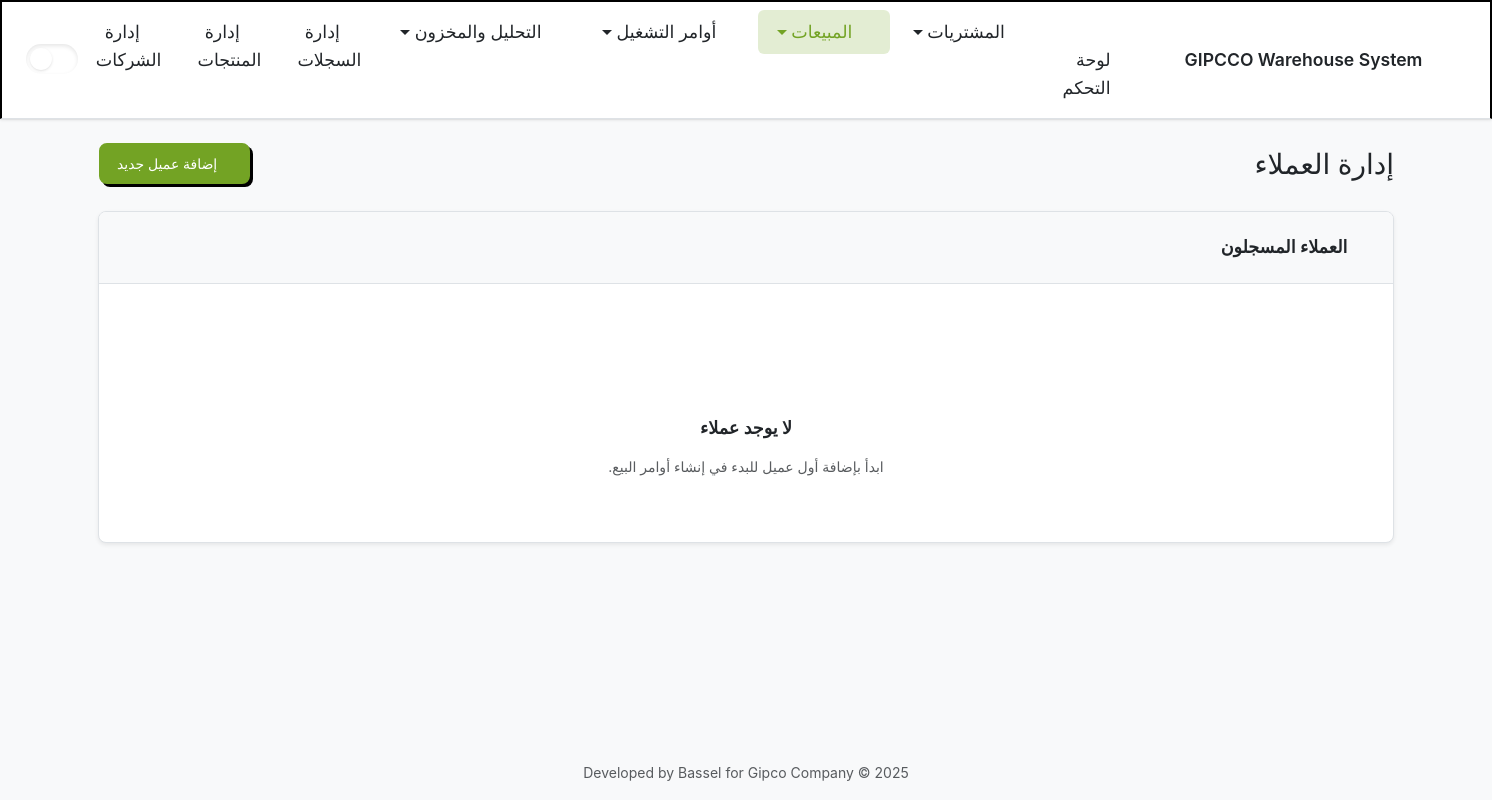
Before: /customers/ with the older database file.
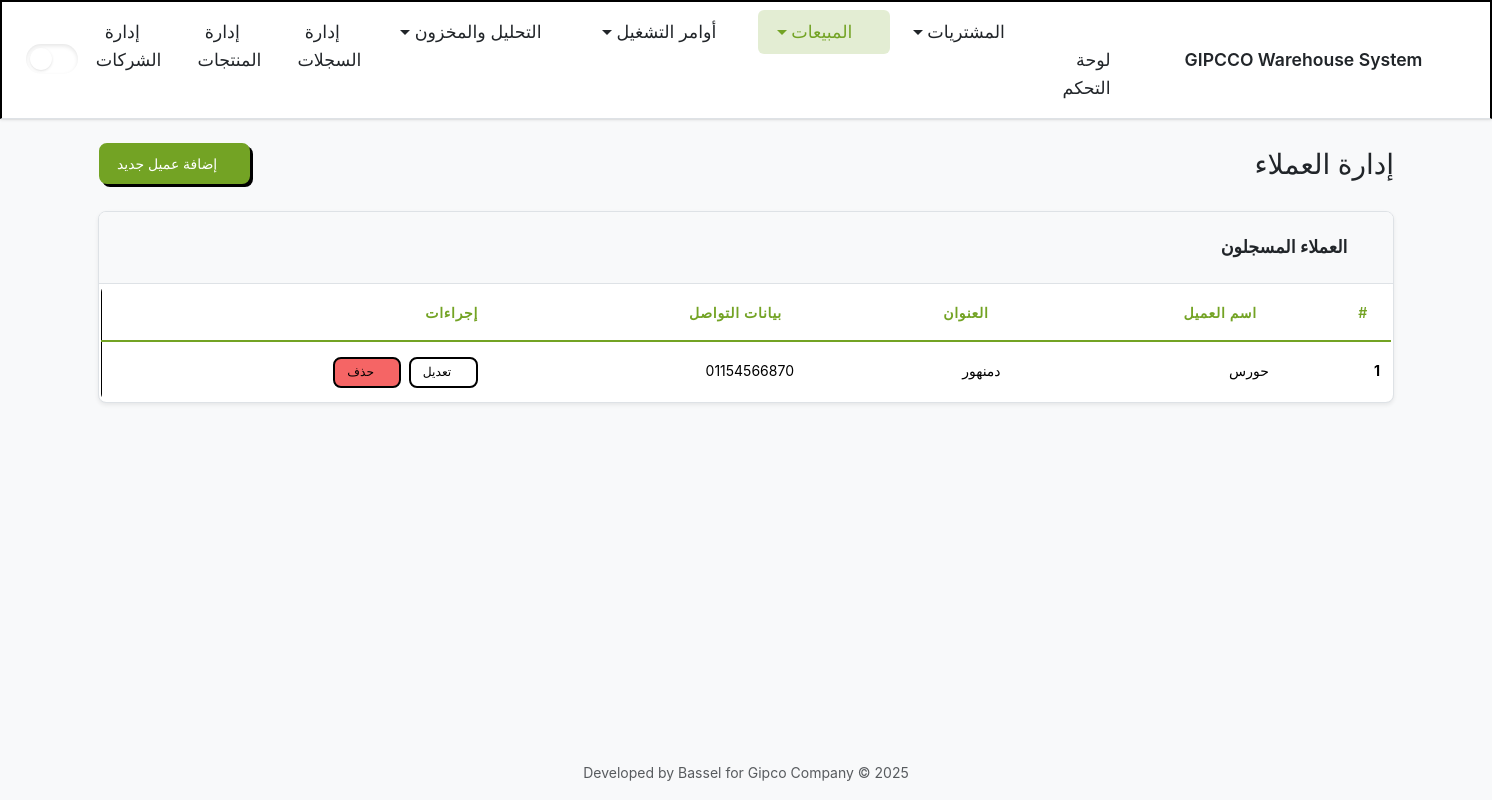
After: the same page with the newer database file.
### inventory/models.py (models this page shows, shortened)
class Customer(models.Model):
    name = models.CharField(max_length=255, unique=True, verbose_name=_("Customer Name"))
    address = models.TextField(blank=True, null=True, verbose_name=_("Address"))
    contact_info = models.TextField(blank=True, null=True, verbose_name=_("Contact Info"))
    class Meta:
        db_table = 'customers'
        verbose_name = _("Customer")
        verbose_name_plural = _("Customers")
        ordering = ['name']

### inventory/views/sales.py (the view, shortened to what this page needs)
# urls.py: path('customers/', customers, name='customers'),
def customers(request: HttpRequest) -> HttpResponse:
    context = {
        'active_page': 'sales',
        'customers': Customer.objects.all(),
    }
    if 'X-Partial-Request' in request.headers:
        return render(request, 'inventory/partials/customers_content.html', context)
    return render(request, 'inventory/customers.html', context)

### inventory/templates/inventory/customers.html
{% extends "inventory/layout.html" %}
{% load static %}
{% block content %}
  {% include "inventory/partials/customers_content.html" %}
{% endblock content %}

### inventory/templates/inventory/partials/customers_content.html (shortened to what this page needs)
<div class="d-flex justify-content-between align-items-center mb-4">
  <h1 class="h2 mb-0">إدارة العملاء</h1>
  <button type="button" class="btn btn-primary" data-bs-toggle="modal" data-bs-target="#addCustomerModal">
    <i class="bi bi-plus-lg"></i> إضافة عميل جديد
  </button>
</div>
<div class="card shadow-sm">
  <div class="card-header">
    <h5 class="mb-0"><i class="bi bi-list-ul me-2"></i>العملاء المسجلون</h5>
  </div>
  <div class="card-body p-0">
    {% if not customers %}
    <div class="text-center p-5">
      <i class="bi bi-people-fill display-4 text-secondary"></i>
      <h5 class="mt-3">لا يوجد عملاء</h5>
      <p class="text-muted">ابدأ بإضافة أول عميل للبدء في إنشاء أوامر البيع.</p>
    </div>
    {% else %}
    <div class="table-responsive">
      <table class="table table-hover align-middle mb-0">
        <thead>
          <tr>
            <th class="ps-3">#</th>
            <th>اسم العميل</th>
            <th>العنوان</th>
            <th>بيانات التواصل</th>
            <th class="text-end pe-3">إجراءات</th>
          </tr>
        </thead>
        <tbody>
          {% for customer in customers %}
          <tr>
            <th scope="row" class="ps-3">{{ forloop.counter }}</th>
            <td>{{ customer.name }}</td>
            <td>{{ customer.address|default:"--" }}</td>
            <td>{{ customer.contact_info|default:"--" }}</td>
            <td class="text-end pe-3">
              <button type="button" class="btn btn-sm btn-outline-secondary" data-bs-toggle="modal" data-bs-target="#editCustomerModal-{{ customer.id }}">
                <i class="bi bi-pencil-square"></i> تعديل
              </button>
              <form method="post" action="{% url 'inventory:delete_customer' pk=customer.id %}" class="d-inline" onsubmit="return confirm('هل أنت متأكد من حذف هذا العميل؟');">
                <button type="submit" class="btn btn-sm btn-outline-danger">
                  <i class="bi bi-trash"></i> حذف
                </button>
              </form>
            </td>
          </tr>
          {% endfor %}
        </tbody>
      </table>
    </div>
    {% endif %}
  </div>
</div>

Changed rows visible on the page:
added Customer: name "حورس", address "دمنهور", contact_info "01154566870"
Other visible differences:
text no longer shown: "لا يوجد عملاء ابدأ بإضافة أول عميل للبدء في إنشاء أوامر البيع."
text now shown: "# اسم العميل العنوان بيانات التواصل إجراءات"
